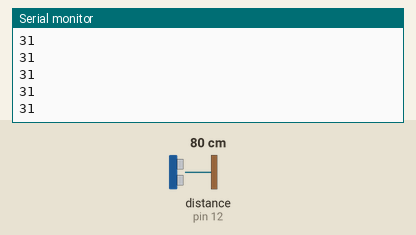
Recording of a sketch running on a simulated Arduino Uno, built with avr-gcc and run on an emulated ATmega328P. On the bench: the last lines printed to the serial monitor. Wiring (inferred from the names in the program): ultrasonic range finder: trigger pin 12; echo pin 12. The inputs (shaded band) are chosen by the test bench; at power-on: distance to the obstacle (sensor on pin 12) 80 cm. The echo pulse lasts 58.3 µs per cm.

Above: at 1.2 s.
1.3 s: distance to the obstacle (sensor on pin 12) set to 2 cm
At 1.72 s:
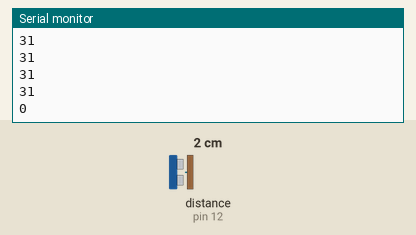
2.8 s: distance to the obstacle (sensor on pin 12) set to 4 cm
At 2.97 s:
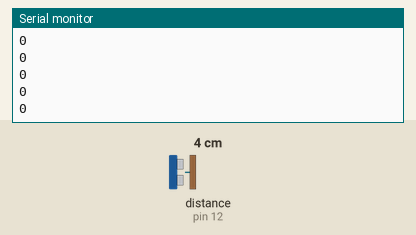
Timing chart, 0 to 5.8 s (numbered marks = the images above; inputs shaded):
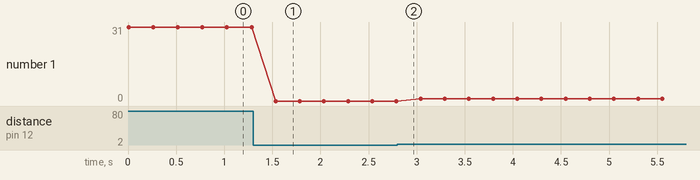

The sketch:

simpleSonarTest.ino
```cpp
unsigned long echo = 11;
int ultraSoundSignal = 12; // Ultrasound signal pin
unsigned long ultrasoundValue = 0;

void setup()
{
  Serial.begin(9600);
  pinMode(ultraSoundSignal,OUTPUT);
}

unsigned long ping()
{
  pinMode(ultraSoundSignal, OUTPUT); // Switch signalpin to output
  digitalWrite(ultraSoundSignal, LOW); // Send low pulse
  delayMicroseconds(2); // Wait for 2 microseconds
  digitalWrite(ultraSoundSignal, HIGH); // Send high pulse
  delayMicroseconds(5); // Wait for 5 microseconds
  digitalWrite(ultraSoundSignal, LOW); // Holdoff
  pinMode(ultraSoundSignal, INPUT); // Switch signalpin to input
  digitalWrite(ultraSoundSignal, HIGH); // Turn on pullup resistor
  // please note that pulseIn has a 1sec timeout, which may
  // not be desirable. Depending on your sensor specs, you
  // can likely bound the time like this -- marcmerlin
  // echo = pulseIn(ultraSoundSignal, HIGH, 38000)
  echo = pulseIn(ultraSoundSignal, HIGH); //Listen for echo
  ultrasoundValue = (echo / 58.138) * .39; //convert to CM then to inches
  return ultrasoundValue;
}

void loop()
{
  int x = 0;
  x = ping();
  Serial.println(x);
  delay(250); //delay 1/4 seconds.
}
```

Measured:
- after the input at 1.3 s, the serial monitor: prints a new line after 0.23 s (image 1)
- plotted number 1: 31 → 0 after the input at 1.3 s, 0 → 1 after the input at 2.8 s
